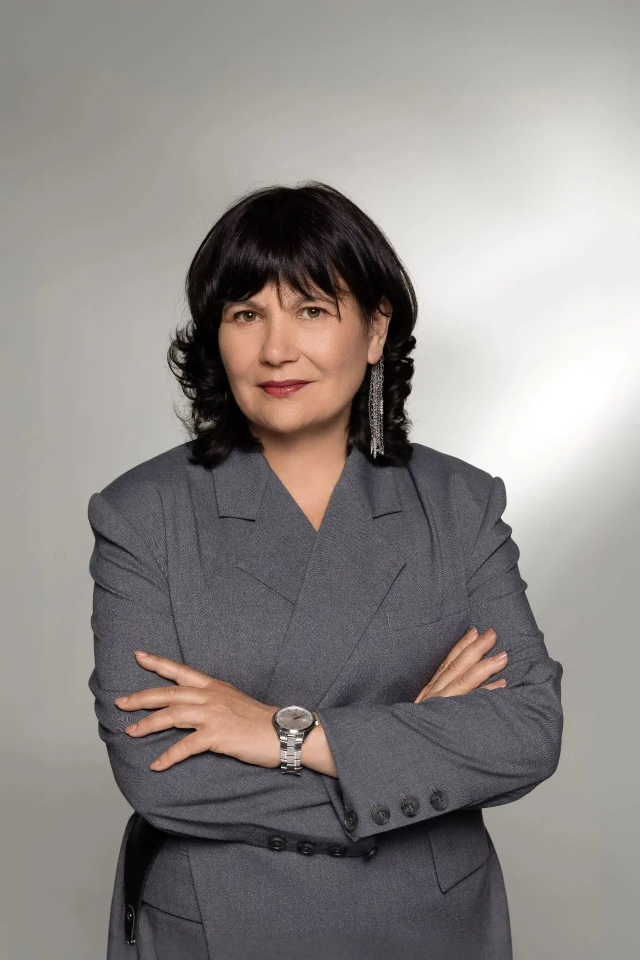
#> input picture Фото спикеров/Нагорная.jpg, 1280 x 1920 px (shown at 1/2 size)
$ python face-preview.py
#> lines starting #> are read from the running program, lines starting #| are printed output that depends on the picture; after the words box and inside, x2 and y2 are one past the last pixel; in counts of white or black regions, pixels touching at a corner belong together
"""Контрольный лист: рамки лиц из face-boxes.py, нарисованные на фото.

Зелёный прямоугольник — что нашёл Haar; синяя линия — расчётный верх причёски,
красная — расчётный подбородок (по коэффициентам ниже). Служит для калибровки.
Запуск: uv run --with "opencv-python-headless<5" --with numpy python scripts/face-preview.py
"""
import pathlib

import cv2
import numpy as np

SRC = pathlib.Path(r"C:\Users\vlad\Documents\nashedelo23\Фото спикеров")
OUT = pathlib.Path(r"C:\Users\vlad\Documents\nashedelo23\shots-mobile\faces-preview.jpg")

# из face-boxes.py
BOXES = {
    "Нагорная.jpg": (395, 503, 324),
    "Шаповалова Л.В..jpg": (282, 202, 324),
    "Жабин В.В..jpg": (308, 463, 555),
    "Гаврилов.jpg": (461, 506, 215),
    "Папета.jpg": (319, 177, 133),
    "Гертель.jpg": (577, 272, 280),
    "Амельченко.jpg": (225, 87, 197),
    "Беляева.jpg": (432, 156, 287),
}
HAIR_K = 0.55   # верх причёски выше рамки на HAIR_K * размер рамки
CHIN_K = 1.00   # подбородок = верх рамки + CHIN_K * размер рамки

CELL_W, CELL_H = 380, 480
cells = []

for name, (fx, fy, fs) in BOXES.items():
    img = cv2.imdecode(np.fromfile(str(SRC / name), dtype="uint8"), cv2.IMREAD_COLOR)
#> img is the input picture: shape (1920, 1280, 3); mean B, G, R 134.1, 136.4, 141.7
    hair = int(fy - HAIR_K * fs)
    chin = int(fy + CHIN_K * fs)
    cv2.rectangle(img, (fx, fy), (fx + fs, fy + fs), (0, 220, 0), max(2, img.shape[1] // 300))
    cv2.line(img, (0, hair), (img.shape[1], hair), (255, 120, 0), max(2, img.shape[1] // 300))
    cv2.line(img, (0, chin), (img.shape[1], chin), (0, 0, 255), max(2, img.shape[1] // 300))
    cv2.line(img, (fx + fs // 2, 0), (fx + fs // 2, img.shape[0]), (0, 255, 255), max(2, img.shape[1] // 340))
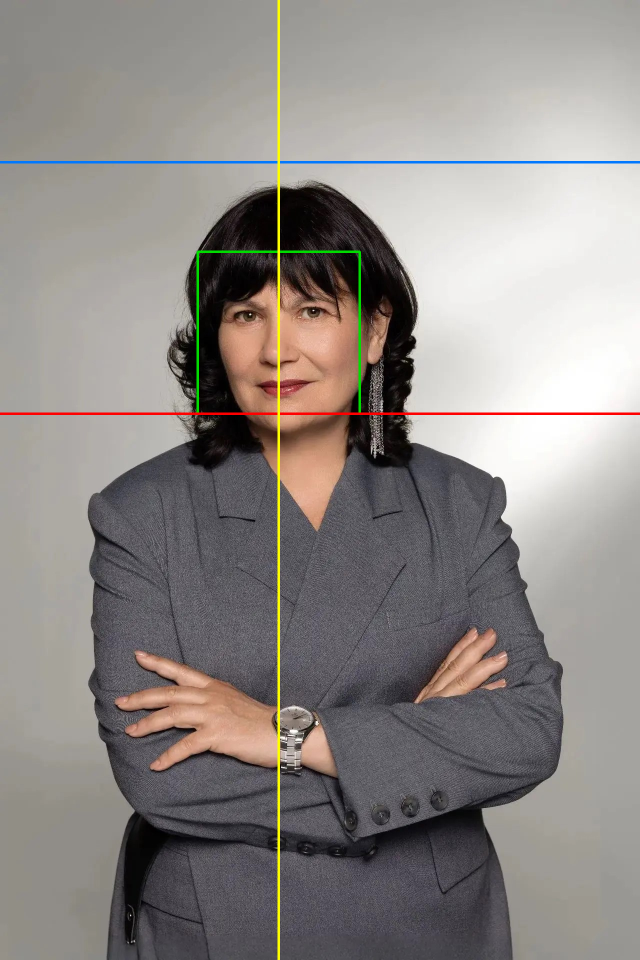
#> img: shape (1920, 1280, 3) (shown at 1/2 size); mean B, G, R 133.4, 136.8, 141.9

    scale = min(CELL_W / img.shape[1], CELL_H / img.shape[0])
#> scale = 0.25
    small = cv2.resize(img, (int(img.shape[1] * scale), int(img.shape[0] * scale)))
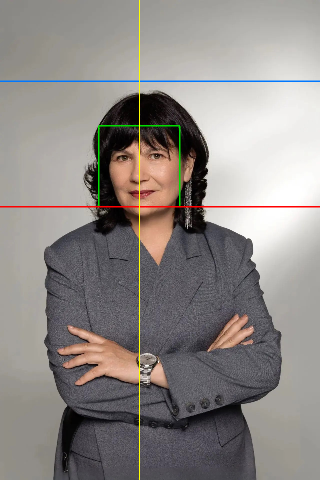
#> small: shape (480, 320, 3); mean B, G, R 133.5, 136.7, 141.8
    canvas = np.full((CELL_H, CELL_W, 3), 240, dtype="uint8")
    oy, ox = (CELL_H - small.shape[0]) // 2, (CELL_W - small.shape[1]) // 2
#> oy = 0; ox = 30
    canvas[oy:oy + small.shape[0], ox:ox + small.shape[1]] = small
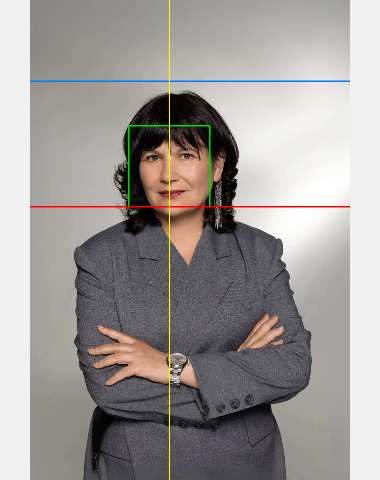
#> canvas: shape (480, 380, 3); mean B, G, R 150.3, 153, 157.3
    cv2.putText(canvas, name.split(".")[0], (6, CELL_H - 8), cv2.FONT_HERSHEY_SIMPLEX, 0.5, (20, 20, 20), 1)
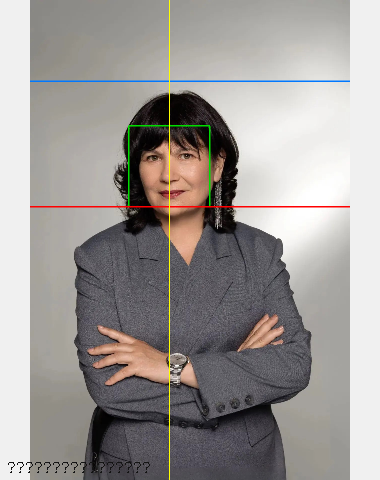
#> canvas: shape (480, 380, 3); 0.16% of pixels changed, all inside (x1, y1, x2, y2) = (8, 462, 150, 473)
    cells.append(canvas)
#> pass 2 of the loop `for name, (fx, fy, fs) in BOXES.items():`:
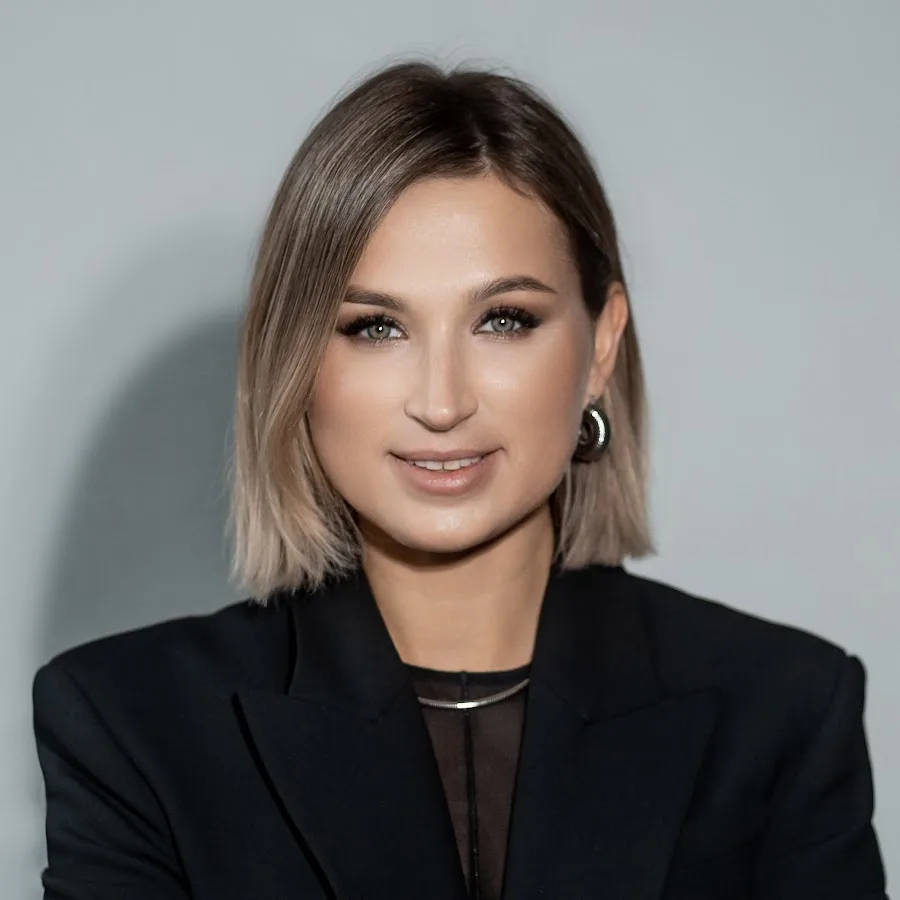
#> input picture Фото спикеров/Шаповалова Л.В..jpg, 900 x 900 px
#> img is the input picture: shape (900, 900, 3); mean B, G, R 110.1, 112, 114.1
#> `small = cv2.resize(img, (int(img.shape[1] * scale), int(img.shape[0] *..`:
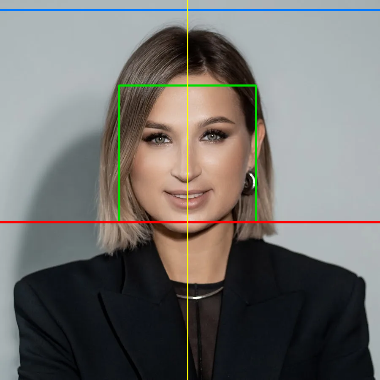
#> small: shape (380, 380, 3); mean B, G, R 109, 112.1, 113.4
#> `cv2.putText(canvas, name.split(".")[0], (6, CELL_H - 8), cv2.FONT_HERS..`:
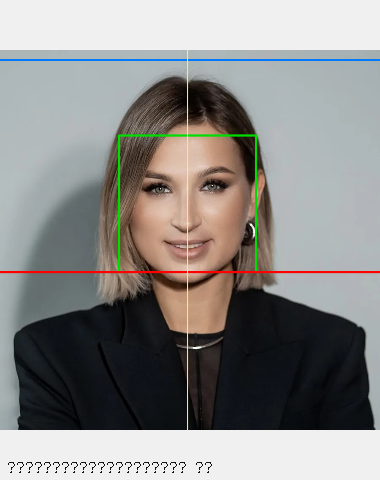
#> canvas: shape (480, 380, 3); mean B, G, R 135.8, 138.2, 139.3
#> pass 3 of the loop `for name, (fx, fy, fs) in BOXES.items():`:
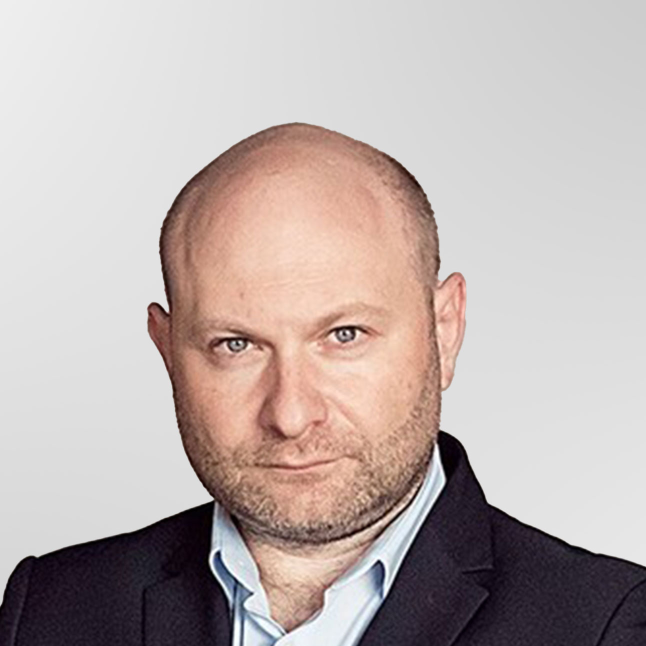
#> input picture Фото спикеров/Жабин В.В..jpg, 1292 x 1292 px (shown at 1/2 size)
#> img is the input picture: shape (1292, 1292, 3); mean B, G, R 174, 176.7, 188.8
#> `small = cv2.resize(img, (int(img.shape[1] * scale), int(img.shape[0] *..`:
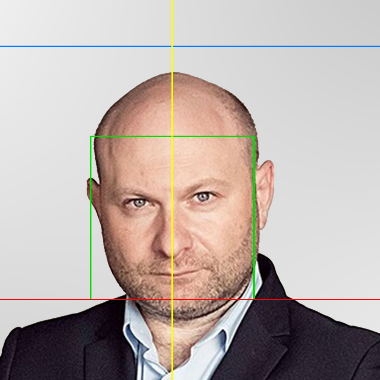
#> small: shape (380, 380, 3); mean B, G, R 172.1, 176.5, 187.4
#> `cv2.putText(canvas, name.split(".")[0], (6, CELL_H - 8), cv2.FONT_HERS..`:
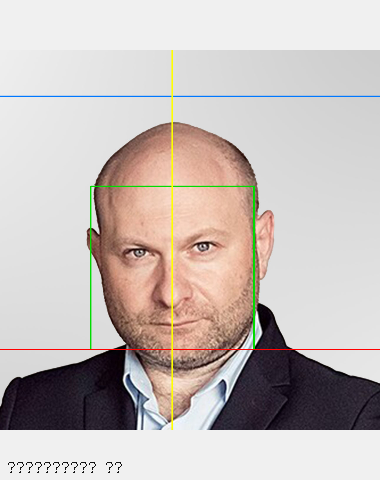
#> canvas: shape (480, 380, 3); mean B, G, R 186, 189.5, 198.1
#> the loop made 8 passes; the first 3 are shown

rows = [np.hstack(cells[i:i + 4]) for i in range(0, len(cells), 4)]
cv2.imwrite(str(OUT), np.vstack(rows), [cv2.IMWRITE_JPEG_QUALITY, 88])
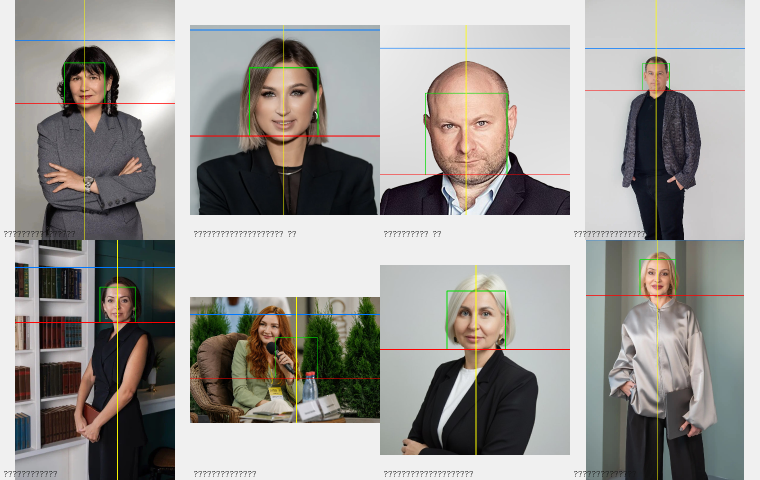
#> saved as faces-preview.jpg: shape (960, 1520, 3) (shown at 1/2 size); mean B, G, R 150.4, 154.2, 156.4
print("OK:", OUT)
